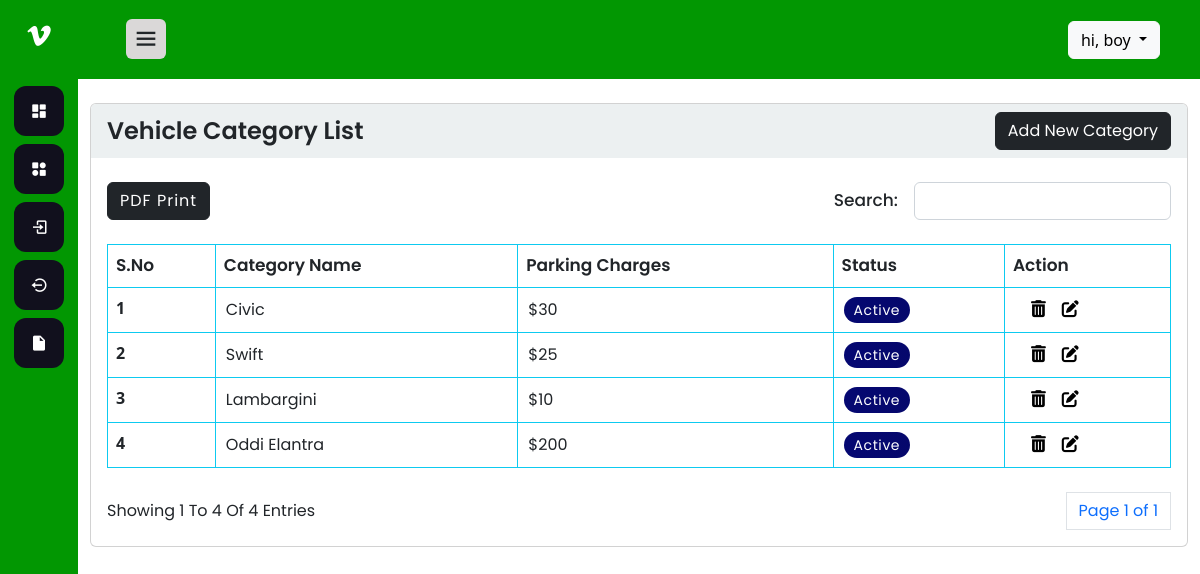
Page /vehicle-category/category/ on the committed database.
### CategoryApp/models.py (models this page shows, shortened)
class Add_Category(models.Model):
    ACTIVE = 'Active'
    INACTIVE = 'Inactive'
    categoryStatus = (
        (ACTIVE, 'Active'),
        (INACTIVE, 'Inactive')
    )
    category_name = models.CharField(max_length=200)
    parking_charges_per_hour = models.IntegerField()
    category_status = models.CharField(
        max_length=100, choices=categoryStatus, default='active')

### CategoryApp/views.py (the view)
# urls.py: path('category/', category, name = 'category'),
def category(request):
    category_data = Add_Category.objects.all()
    paginator = Paginator(category_data, 10)
    page = request.GET.get('page')
    category_records = paginator.get_page(page)
    records = paginator.get_page(page)
    context = {
        'categoryData': category_records,
        'records': records
    }
    return render(request, 'CategoryApp/categoryList.html', context)

### templates/CategoryApp/categoryList.html (shortened to what this page needs)
{% extends 'BaseTemplate/index.html' %}
{% load static %}
{% block category_template %}
<section id='category'>
    <div class="container">
        <div class="row mt-4">
            <div class="col-12">
                <div class="card">
                    <div class="card-header py-2 text-capitalize d-flex justify-content-between align-items-center">
                        <span>vehicle category list</span>
                        <div class="add_new_category">
                            <a href="{% url 'add_category' %}" class="btn btn-dark text-capitalize">add new category</a>
                        </div>
                    </div>
                    <div class="card-body mt-2">
                        <div class="text-capitalize mb-4 d-flex justify-content-between align-items-center">
                            <div class="button">
                                <button class="btn btn-dark text-capitalize" onclick="generatePdf('table_pdf')"><span class='text-uppercase'>pdf</span> print</button>
                            </div>
                            <div class="search_box d-flex align-items-center">
                                <label for="search-input">search:</label>
                                <input type="search" class="form-control ms-3" id="search-input">
                            </div>
                        </div>
                        <div class="table_box" class='mt-4'>
                            <table class="table table-bordered border border-info text-capitalize" id='table_pdf'>
                                <thead>
                                    <tr class='text-capitalize'>
                                        <th scope="col">s.no</th>
                                        <th scope="col">category name</th>
                                        <th scope="col">parking charges</th>
                                        <th scope="col">status</th>
                                        <th scope="col">action</th>
                                    </tr>
                                </thead>
                                <tbody>
                                    {% if categoryData %}
                                    {% for data in categoryData %}
                                    <tr id="item-{{data.id}}">
                                        <th scope="row" id='id_{{data.id}}' data-id={{data.id}}>{{data.id}}</th>
                                        <td>{{data.category_name}}</td>
                                        <td>${{data.parking_charges_per_hour}}</td>
                                        <td><span class='highlight'>{{data.category_status}}</span></td>
                                        <td>
                                            <ul class='list-unstyled d-flex align-items-center'>
                                                <li>
                                                    <i onclick="deleteItem({{ data.id }})" style="cursor: pointer;"
                                                        class="fa-solid fa-trash-can mx-3"></i>
                                                </li>
                                                <li>
                                                    <i onclick="editRecord({{data.id}})" style="cursor: pointer;"
                                                        class="fa-solid fa-pen-to-square edit"></i>
                                                </li>
                                            </ul>
                                        </td>
                                    </tr>
                                    {% endfor %}
                                    {% else %}
                                    <tr class='text-center'>
                                        <td colspan='5'>no data available in table</td>
                                    </tr>
                                    {% endif %}
                                </tbody>
                            </table>
                        </div>
                        <div class="pagination_box d-flex align-items-center justify-content-between mt-4">
                            <div class="pagination justify-content-end order-1">
                                <nav aria-label="Page navigation example">
                                    <ul class="pagination">
                                        <li class="page-item">
                                            {% if categoryData.paginator.num_pages %}
                                            <span class='page-link'>Page {{ categoryData.number }} of {{ categoryData.paginator.num_pages }}</span>
                                            {% endif %}
                                        </li>
                                    </ul>
                                </nav>
                            </div>
                            <div class="record_showing">
                                <span class='text-capitalize'>
                                    showing {{records.start_index}} to {{records.end_index}} of
                                    {{records.paginator.count}} entries
                                </span>
                            </div>
                        </div>
                    </div>
                </div>
            </div>
        </div>
    </div>
</section>
{% endblock category_template %}

### static/CSS/style.css (style rules this page uses)
:root { --fancy-family: 'Merriweather', serif; --bold-family: 'Poppins', sans-serif; --simple-family: 'Roboto', sans-serif; --color1: #8A2387; --color2: #E94057; }
* { padding: 0px; margin: 0px; box-sizing: border-box; }
.card .card-header { padding-block: 12px; background-color: #ecf0f1; text-transform: capitalize; border-bottom: none; font-size: 24px; font-family: var(--bold-family); font-weight: 600; }
.card .card-body table thead th { font-family: var(--bold-family); font-weight: 600; font-size: 17px; }
.card .card-body table tbody tr td { font-family: var(--bold-family); text-transform: capitalize; padding: 10px 10px; }
.card .add_new_category { font-family: var(--bold-family); font-size: 15px; }
.card .button button { font-family: var(--bold-family); letter-spacing: 1px; }
.card .search_box label { font-family: var(--bold-family); font-weight: 500; font-size: 17px; }
.card table tbody .highlight { text-transform: capitalize; color: white; padding: 3px 10px; border-radius: 30px; font-size: 14px; letter-spacing: .6px; background-image: radial-gradient( circle 610px at 5.2% 51.6%, rgba(5,8,114,1) 0%, rgba(7,3,53,1) 97.5% ); }
.card table tbody td ul { padding: 0; margin: 0; }
.card table tbody td ul li i { font-size: 17px; color: black; }
.pagination_box ul { padding: 0; margin: 0; }
.pagination_box ul li { font-family: var(--bold-family); }
.record_showing span { font-family: var(--bold-family); }

### static/CSS/sidrebar.css (style rules this page uses)
:root { --simple-family: 'Roboto', sans-serif; }

### rows in the picture
Add_Category: id "1", category_name "Civic", parking_charges_per_hour "30", category_status "Active"
Add_Category: id "2", category_name "Swift", parking_charges_per_hour "25", category_status "Active"
Add_Category: id "3", category_name "Lambargini", parking_charges_per_hour "10", category_status "Active"
Add_Category: id "4", category_name "Oddi Elantra", parking_charges_per_hour "200", category_status "Active"

### other values in the picture
{{ categoryData.number }} "1"
{{ categoryData.paginator.num_pages }} "1"
{{ records.start_index }} "1"
{{ records.end_index }} "4"
{{ records.paginator.count }} "4"
